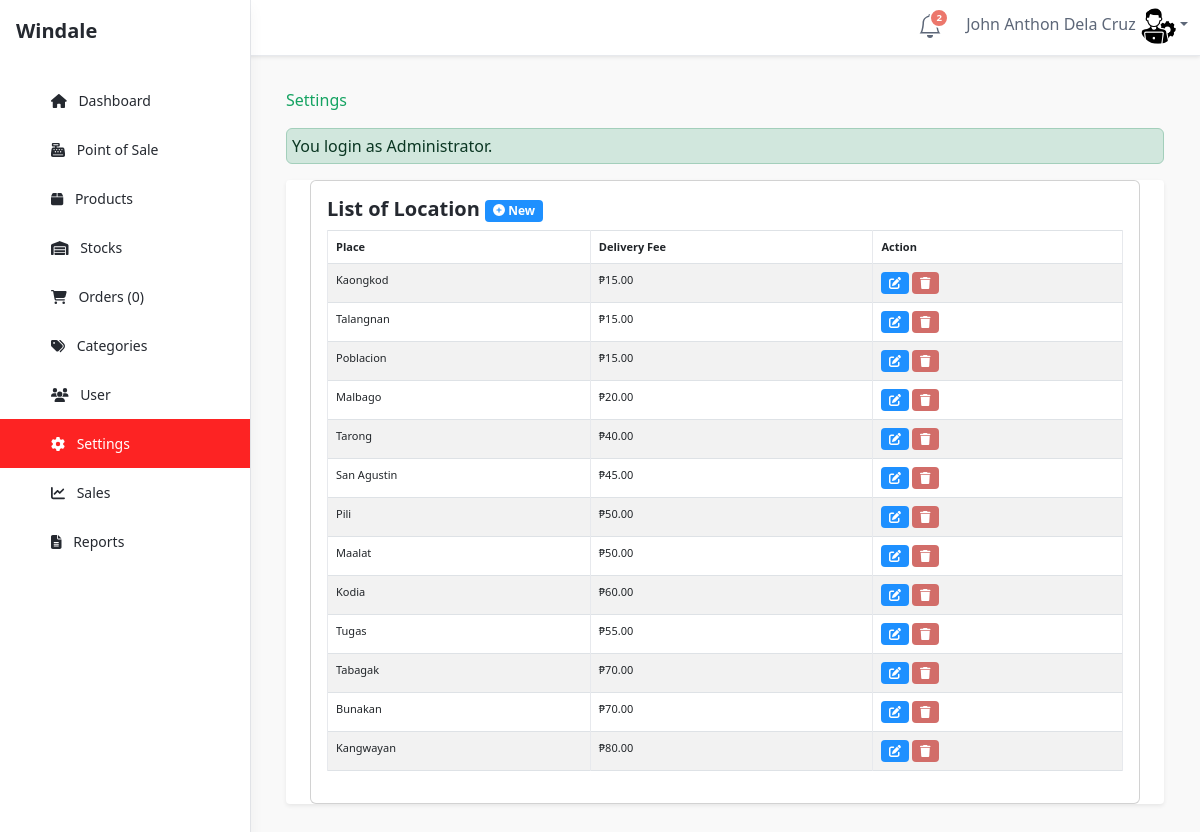
The app's page /admin/settings/index.php (signed in) with its own data.
### tables this page shows
CREATE TABLE `tblsetting` (
  `SETTINGID` int(11) NOT NULL,
  `PLACE` text NOT NULL,
  `BRGY` varchar(90) NOT NULL,
  `DELPRICE` double NOT NULL
);

### admin/settings/index.php (called while the page is built, shortened)
<?php
require_once ("../theme/templates.php");
?>

### include/database.php (called while the page is built, shortened)
<?php
class Database {
	var $sql_string = '';
	private $conn;
	public function open_connection() {
		$this->conn = mysqli_connect(server,user,pass);
		if(!$this->conn){
			echo "Problem in database connection! Contact administrator!";
			exit();
		}else{
			$db_select = mysqli_select_db($this->conn,database_name);
		}
	}
	function setQuery($sql='') {
		$this->sql_string=$sql;
	}
	function executeQuery() {
		$result = mysqli_query($this->conn, $this->sql_string);
		return $this->confirm_query($result);
	}
	private function confirm_query($result) {
		return $result;
	}
	function loadResultList( $key='' ) {
		$cur = $this->executeQuery();
		$array = array();
		while ($row = mysqli_fetch_object($cur)) {
			if ($key) {
				$array[$row->$key] = $row;
			} else {
				$array[] = $row;
			}
		}
		return $array;
	}
}
$mydb = new Database();
?>

### admin/settings/listlocation.php (the view, shortened to what this page needs)
<div class="container-fluid">
    <div class="container-fluid">
        <div class="card">
            <div class="card-body">
                <div class="main__title">
                    <div class="row">
                        <div class="col-lg-12">
                            <h1 class="fs-5">List of Location <a href="index.php?view=add"
                                    class="btn btn-primary btn-sm  ">
                                    <i class="fa fa-plus-circle fw-fa"></i> New</a>
                            </h1>
                        </div>
                    </div>
                    <form action="controller.php?action=delete" Method="POST">
                        <div class="table-responsive">
                            <table id="dash-table" class="table table-striped table-bordered table-hover "
                                style="font-size:11px" cellspacing="0">
                                <thead>
                                    <tr>
                                        <th>Place</th>
                                        <th>Delivery Fee</th>
                                        <th>Action</th>
                                    </tr>
                                </thead>
                                <tbody>
                                    <?php
				  		$query = "SELECT * FROM `tblsetting` ";
				  		$mydb->setQuery($query);
				  		$cur = $mydb->loadResultList();
						foreach ($cur as $result) {
				  		echo '<tr>';
				  		echo '<td>'.$result->BRGY.' '.$result->PLACE.'  </a></td>';  ;
				  		echo '<td> &#8369;'.  number_format($result->DELPRICE,2).'</td>';
				  		echo
				  		 '<td align="left">
							<a href="'.web_root.'admin/settings/index.php?view=edit&id='.$result->SETTINGID.'" class="btn btn-primary btn-sm"> <i class="fas fa-edit"></i></a>
                            <a href="'.web_root.'admin/settings/controller.php?action=delete&id='.$result->SETTINGID.'" class="btn btn-danger btn-sm"> <i class="fas fa-trash"></i></a>
						 </td>';
				  	}
				  	?>
                                </tbody>
                            </table>
                        </div>
                    </form>
                </div>
            </div>
        </div>
    </div>
</div>
</div>
</div>
</div>
</div>
</div>

### records on screen
tblsetting: PLACE "Kaongkod", DELPRICE "15.00"
tblsetting: PLACE "Talangnan", DELPRICE "15.00"
tblsetting: PLACE "Poblacion", DELPRICE "15.00"
tblsetting: PLACE "Malbago", DELPRICE "20.00"
tblsetting: PLACE "Tarong", DELPRICE "40.00"
tblsetting: PLACE "San Agustin", DELPRICE "45.00"
tblsetting: PLACE "Pili", DELPRICE "50.00"
tblsetting: PLACE "Maalat", DELPRICE "50.00"
tblsetting: PLACE "Kodia", DELPRICE "60.00"
tblsetting: PLACE "Tugas", DELPRICE "55.00"
tblsetting: PLACE "Tabagak", DELPRICE "70.00"
tblsetting: PLACE "Bunakan", DELPRICE "70.00"
tblsetting: PLACE "Kangwayan", DELPRICE "80.00"

### other values on screen
$notificationCount "2"
$_SESSION['U_NAME'] "John Anthon Dela Cruz"
$res "0"
$title "Settings"
$_SESSION['message'] "You login as Administrator."
